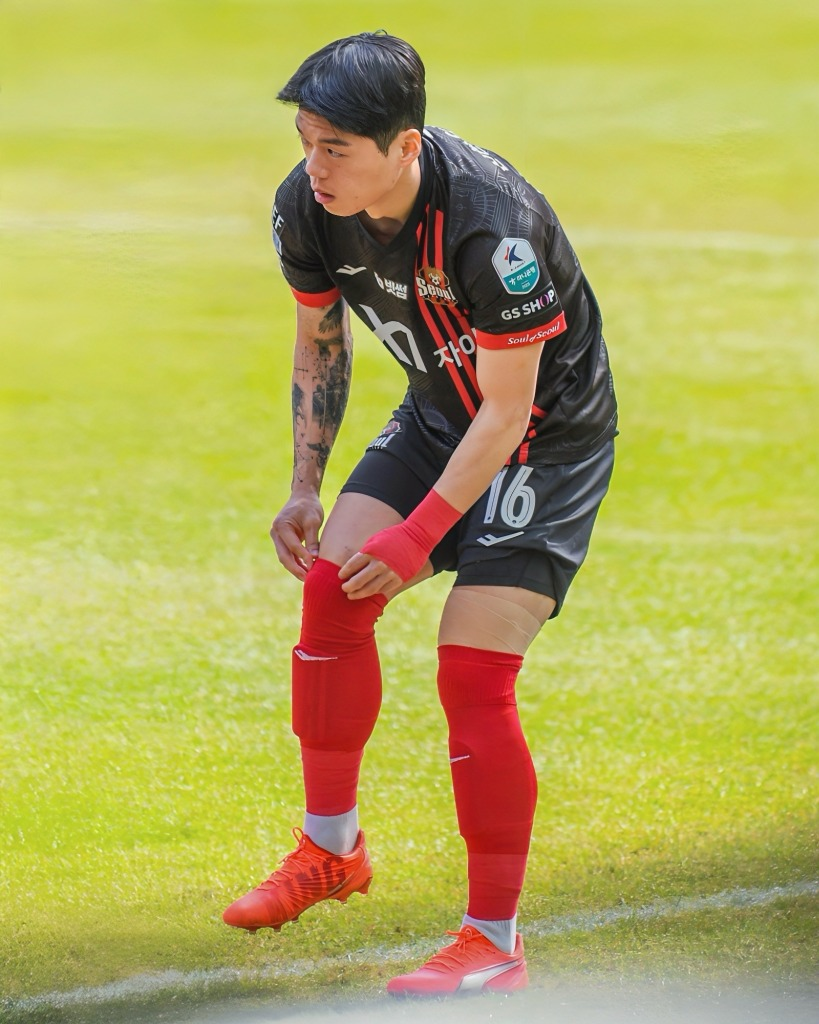
#> input picture Parte02/images/person_4.jpg, 819 x 1024 px
$ python ex3.py   (older library calls are emulated)
#> lines starting #> are read from the running program, lines starting #| are printed output that depends on the picture; after the words box and inside, x2 and y2 are one past the last pixel; in counts of white or black regions, pixels touching at a corner belong together; long printed decimals are rounded
#!/usr/bin/env python3
# Shebang line" specifies the interpreter.

# imports --------------------
import cv2
import numpy as np

def showMask(window_name, image):
    image_to_show = image.astype(np.uint8)*255
    cv2.imshow(window_name, image_to_show)

# Main function
def main(): # this is our main function
    print("SAVI exercise")

    # relative path
    image = cv2.imread("images/person_4.jpg")
#> image is the input picture: shape (1024, 819, 3); mean B, G, R 89.9, 170.3, 177.9
    # image = cv2.imread("images/person_3.jpg")
    height, width, channels = image.shape
    image = cv2.resize(image, (round(width/2), round(height/2) ))
#> image: shape (512, 410, 3)
    cv2.imshow('Original', image)
    H,W,NC = image.shape

    # --------------------------------
    # Segment green color to isolate the grass
    # --------------------------------

    # conversion to hsv color model
    hsv_image = cv2.cvtColor(image, cv2.COLOR_BGR2HSV)
#> hsv_image: shape (512, 410, 3); mean H, S, V 39.1, 125.1, 183.6

    # split of the color channels
    h, s, v = cv2.split(hsv_image)
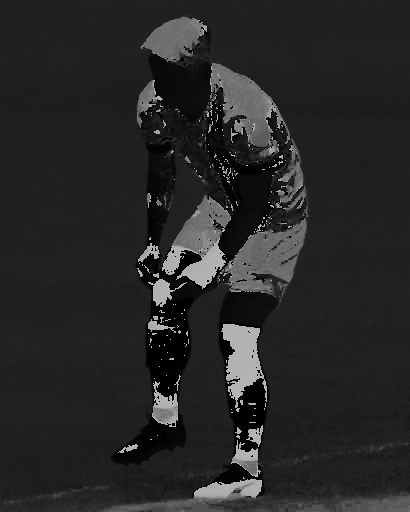
#> h: shape (512, 410); min 0, max 179, mean 39.1
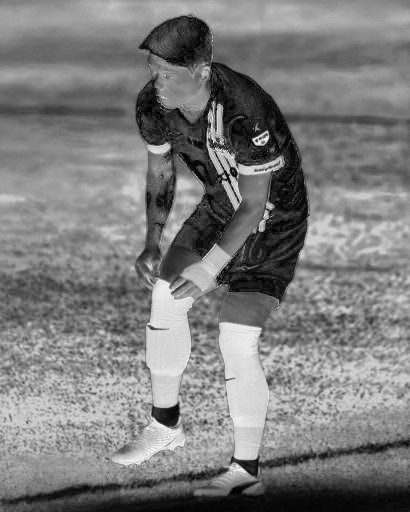
#> s: shape (512, 410); min 0, max 255, mean 125.1
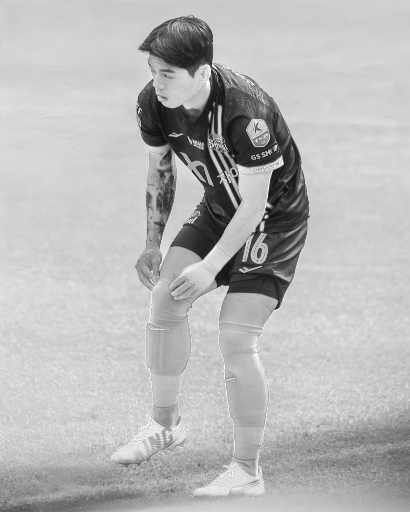
#> v: shape (512, 410); min 14, max 255, mean 183.6
    cv2.imshow('H', h)
    cv2.imshow('S', s)
    cv2.imshow('V', v)

    # get masks by imposing limits on the channels
    mask_h = np.logical_and( h >20, h <60) # assumming green color has hue 60
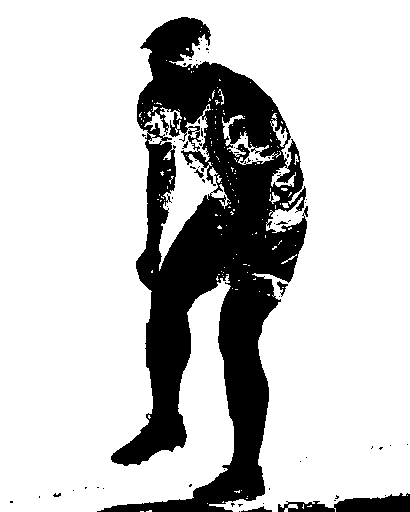
#> mask_h: shape (512, 410) bool; 77.9% white; 71 black regions (63 under 20 px), largest, box (x1, y1, x2, y2) and area: (97, 17, 308, 512) 44467, (278, 493, 410, 512) 1461, (241, 506, 272, 512) 81
    showMask('mask_h', mask_h)

    mask_s = np.logical_and( s >60, s <255)
#> mask_s: shape (512, 410) bool; 85.6% white; 96 black regions (80 under 20 px), largest, box (x1, y1, x2, y2) and area: (136, 62, 309, 303) 16793, (1, 480, 410, 512) 8357, (139, 16, 212, 67) 1951
    showMask('mask_s', mask_s)

    mask_v = np.logical_and( v >60, v <255)
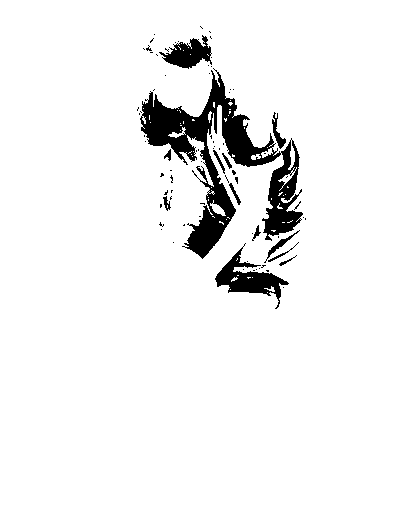
#> mask_v: shape (512, 410) bool; 94.2% white; 79 black regions (66 under 20 px), largest, box (x1, y1, x2, y2) and area: (140, 68, 303, 259) 8778, (215, 243, 289, 309) 1495, (159, 35, 212, 69) 918
    showMask('mask_v', mask_v)

    # Putting the mask alltoghether
    mask = np.logical_and(mask_h, mask_s)
#> mask: shape (512, 410) bool; 72.5% white; 36 black regions (32 under 20 px), largest, box (x1, y1, x2, y2) and area: (1, 16, 410, 512) 57057, (319, 440, 410, 460) 493, (137, 479, 167, 488) 120, (131, 481, 136, 489) 25
    mask = np.logical_and(mask, mask_v)

    showMask('mask', mask)

    # Post processing using morphological operations
    kernel = np.ones((5, 5), np.uint8)
    mask_uint8 = mask.astype(np.uint8)*255
    mask_dilated_uint8 = cv2.dilate(mask_uint8, kernel, iterations=2)
#> mask_dilated_uint8: shape (512, 410); 79.2% white; 6 black regions (5 under 20 px), largest, box (x1, y1, x2, y2) and area: (53, 21, 410, 512) 43727
    mask_dilated = (mask_dilated_uint8.astype(float)/255).astype(np.bool)

    #cv2.imshow("mask_dilated", mask_dilated_uint8)
    showMask('dilated mask', mask_dilated)

    # to get the mask of thedog we negate the mask of the grass,
    # assuming the image contains only dog and grass
    mask_dog = np.logical_not(mask_dilated)
    mask_dog = mask_dog.astype(np.uint8)*255 # convert numpy image to opencv format [0,1]
    cv2.imshow('dog mask', mask_dog)


    # Separate the mask into several components and find the largest one
    numLabels, labels, stats, centroids = cv2.connectedComponentsWithStats(mask_dog)
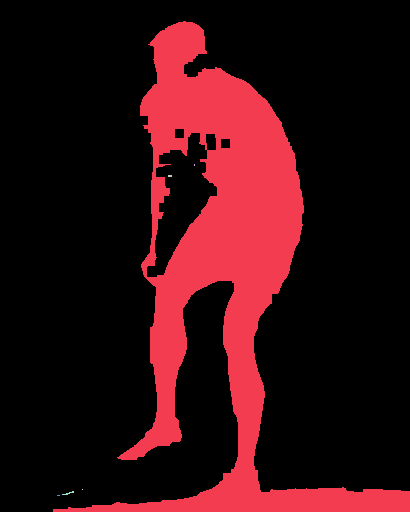
#> labels: shape (512, 410) int32; 7 distinct labels, from 0 to 6; one colour per label, 0 black
#> numLabels = 7; stats = [[0, 0, 410, 512, 166162], [53, 21, 357, 491, 43727], [194, 164, 1, 2, 2], [168, 175, 4, 2, 8], [82, 489, 1, 1, 1], [62, 491, 12, 4, 17], [57, 495, 3, 1, 3]]; centroids = [[199, 252.3], [225.5, 267.7], [194, 164.5], [169.5, 175.5], [82, 489], [68.06, 492.8], [58, 495]]
    print('numLabels = ', str(numLabels))
#| numLabels =  7

    # How to get the area of one component.
    idx_component = 2
    area_2 = stats[idx_component, cv2.CC_STAT_AREA]
#> area_2 = 2
    print('area of component 2 = ', str(area_2))
#| area of component 2 =  2

    # Lets get the largest component by area.
    largest_area = 0
    largest_area_idx = None

    # Start searching from 1 onward because 0 is the background
    for idx_component in range(1, numLabels): # iterate all components
        area_component = stats[idx_component, cv2.CC_STAT_AREA]

        if area_component > largest_area: # found a larger one
            largest_area = area_component
            largest_area_idx = idx_component
#> this loop made 6 passes
#> (area_component, largest_area) on pass 1: (43727, 43727)
#> after the loop, largest_area = 43727; largest_area_idx = 1


    print('largest_area_idx = ' , str(largest_area_idx), ' with area = ' , str(largest_area))
#| largest_area_idx =  1  with area =  43727

    # Get a mask of the largest component
    largest_mask = (labels == largest_area_idx).astype(np.uint8)*255
#> largest_mask: shape (512, 410); 20.8% white; 1 white region, box (x1, y1, x2, y2) and area: (53, 21, 410, 512) 43727

    cv2.imshow('largest_mask', largest_mask)

    # Get the bounding box of the largest object
    pts = cv2.findNonZero(largest_mask) # gest the row, col coords of all white pixels
#> pts = contour of 43727 points, box (x1, y1, x2, y2) (53, 21, 410, 512), area 40508
    x, y, width, height = cv2.boundingRect(pts)
#> x = 53; y = 21; width = 357; height = 491
    print('pts:' , str(pts))
#> (printed output is left out)
    print('x ' , str(x), 'y ' , str(y), 'w ', str(width) , 'h ', str(height))
#| x  53 y  21 w  357 h  491

    # Draw the found bounding box on the orignial image
    image_annototed = image.copy()
    cv2.rectangle(image_annototed, (x, y), (x+width, y+height), (255, 0, 0), 2)
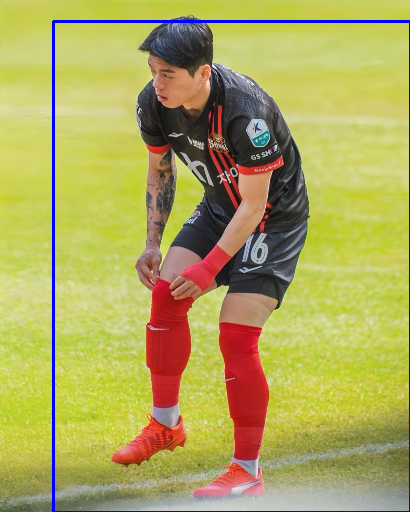
#> image_annototed: shape (512, 410, 3); mean B, G, R 92.5, 167.1, 174.9

    cv2.imshow('Image Annotated', image_annototed)


    ## ----------------------------------------
    ## Ex 3b
    ## ----------------------------------------

    # Compute some features of the objects we extract

    # Feature1: height_to_width_ratio
    h_w_ratio = height / width
#> h_w_ratio = 1.38
    print('Height to width ration = ' , str(round(h_w_ratio,2)))
#| Height to width ration =  1.38

    # Feature2: object_area_to_image_area_ratio
    # You are compute object to object bbox area ratio
    area_image = W*H # where did I get this?
    area_object = largest_area
#> area_object = 43727
    area_ratio = area_object/area_image
#> area_ratio = 0.208
    print('Area ratio = ', str(round(area_ratio,2)))
#| Area ratio =  0.21

    # Feature3: average color of the hue component in the object
    avg_h = np.mean(h) # average of the hue component
#> avg_h = 39.1
    print('avg_h for the entire image = ', str(avg_h))
#| avg_h for the entire image =  39.096

    # To get the average of only one region use masked arrays
    ma = np.ma.masked_array(h, mask=largest_mask, dtype=np.uint8)
    avg_h_object = np.mean(ma)
#> avg_h_object = 32.9
    print('avg_h_objet = ', str(avg_h_object))
#| avg_h_objet =  32.898

    # THIS IS WRONG!!!!
    # CANNOT COMPUTE AND AVERAGE OF A CIRCULAR VARIABLE


    ## ----------------------------------------
    ## Ex 3c
    ## ----------------------------------------
    # HOW TO CLASSIFY? The idea is to decide which class is in the image.
    # Lets use the only one that maes sense, the h_w_ratio

    if h_w_ratio > 1.5:
        print('Classification result: Its a person!')
    else:
        print('Classification result: Its a dog!')


    cv2.waitKey(0)

if __name__ == "__main__":
    main()

$ run again, with Parte02/images/person_3.jpg copied over Parte02/images/person_4.jpg
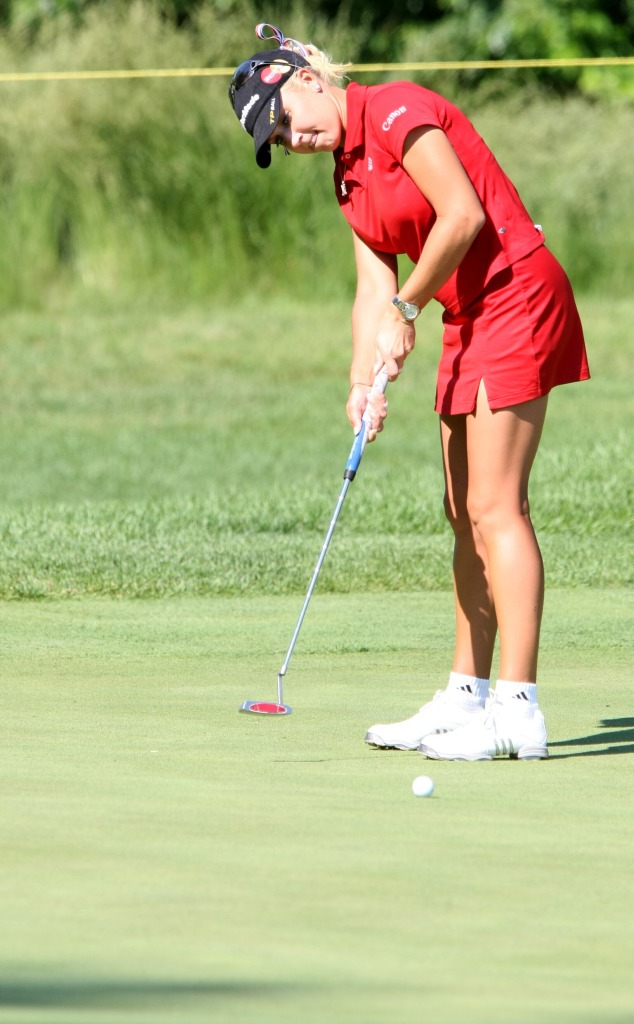
#> input picture Parte02/images/person_3.jpg, 634 x 1024 px
#> in main, image is the input picture: shape (1024, 634, 3); mean B, G, R 126.3, 179.2, 176.1
#> image: shape (512, 317, 3)
#> hsv_image: shape (512, 317, 3); mean H, S, V 44.5, 94.2, 192.9
#> mask_h: shape (512, 317) bool; 84% white; 17 black regions (9 under 20 px), largest, box (x1, y1, x2, y2) and area: (117, 11, 317, 380) 25218, (0, 492, 40, 501) 307, (120, 339, 146, 357) 152
#> mask_s: shape (512, 317) bool; 89.8% white; 477 black regions (420 under 20 px), largest, box (x1, y1, x2, y2) and area: (179, 335, 317, 382) 3081, (0, 477, 116, 507) 1703, (114, 11, 171, 84) 1581
#> mask_v: shape (512, 317) bool; 95.3% white; 409 black regions (359 under 20 px), largest, box (x1, y1, x2, y2) and area: (185, 336, 271, 377) 1309, (153, 0, 226, 17) 749, (235, 205, 255, 266) 447
#> image_to_show: shape (512, 317); 76.9% white; 354 black regions (302 under 20 px), largest, box (x1, y1, x2, y2) and area: (114, 11, 317, 382) 26974, (0, 477, 116, 507) 1813, (86, 465, 213, 489) 932
#> mask_dilated_uint8: shape (512, 317); 87.8% white; 10 black regions (6 under 20 px), largest, box (x1, y1, x2, y2) and area: (121, 23, 290, 377) 19129, (0, 490, 84, 500) 378, (178, 0, 216, 10) 239, (300, 0, 310, 7) 26
#> in main, `numLabels, labels, stats, centroids = cv2.connectedComponentsWithStats..`:
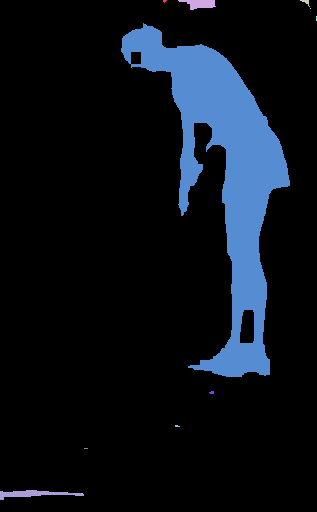
#> labels: shape (512, 317) int32; 11 distinct labels, from 0 to 10; one colour per label, 0 black
#> numLabels = 11; stats = [[0, 0, 317, 512, 142494], [163, 0, 4, 3, 8], [178, 0, 38, 10, 239], [300, 0, 10, 7, 26], [310, 8, 1, 1, 1], [316, 16, 1, 5, 5], [121, 23, 169, 354, 19129], [209, 391, 5, 3, 12], [175, 425, 5, 2, 8], [84, 448, 4, 1, 4], [0, 490, 84, 10, 378]]; centroids = [[149.4, 266.3], [164.2, 0.625], [199.4, 3.39], [305.5, 1.5], [310, 8], [316, 18], [224, 174], [211.4, 392.1], [176.6, 425.6], [85.5, 448], [33.39, 493.4]]
#| numLabels =  11
#> area_2 = 239
#| area of component 2 =  239
#> the loop in main, `for idx_component in range(1, numLabels):` made 10 passes
#> (area_component, largest_area) on passes 2, 6: (239, 239), (19129, 19129)
#> after the loop in main, `for idx_component in range(1, numLabels):`: largest_area = 19129; largest_area_idx = 6
#| largest_area_idx =  6  with area =  19129
#> largest_mask: shape (512, 317); 11.8% white; 1 white region, box (x1, y1, x2, y2) and area: (121, 23, 290, 377) 19129
#> pts = contour of 19129 points, box (x1, y1, x2, y2) (121, 23, 290, 377), area 11524
#> in main, `x, y, width, height = cv2.boundingRect(pts)`: x = 121; y = 23; width = 169; height = 354
#> (printed output is left out)
#| x  121 y  23 w  169 h  354
#> in main, `cv2.rectangle(image_annototed, (x, y), (x+width, y+height), (255, 0, 0..`:
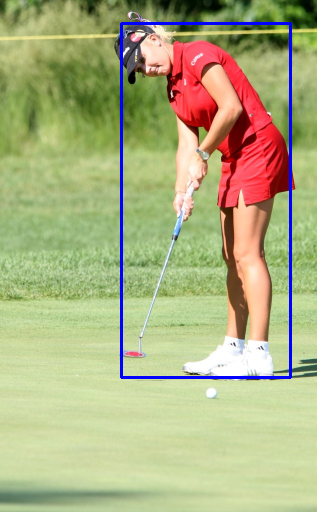
#> image_annototed: shape (512, 317, 3); mean B, G, R 129.1, 176, 173.3
#> h_w_ratio = 2.09
#| Height to width ration =  2.09
#> area_object = 19129
#> area_ratio = 0.118
#| Area ratio =  0.12
#> avg_h = 44.51
#| avg_h for the entire image =  44.509
#> avg_h_object = 40.61
#| avg_h_objet =  40.606

$ run again, with Parte02/images/person_1.jpg copied over Parte02/images/person_4.jpg
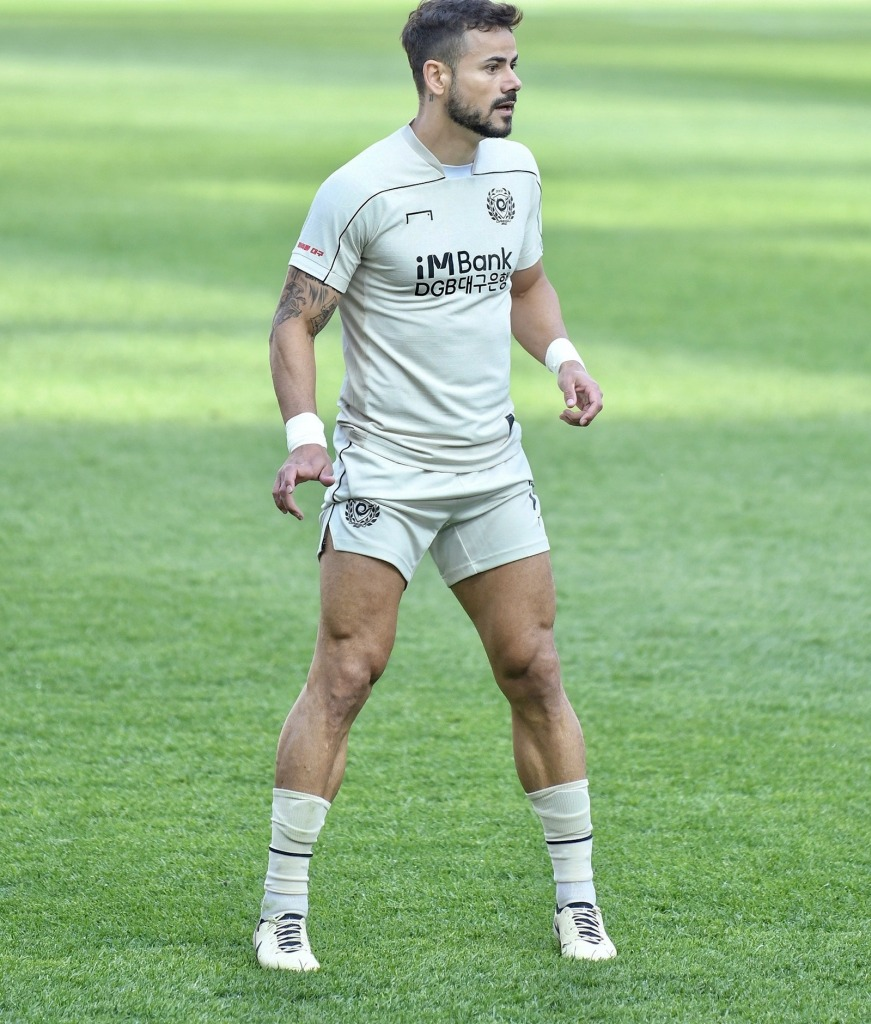
#> input picture Parte02/images/person_1.jpg, 871 x 1024 px
#> in main, image is the input picture: shape (1024, 871, 3); mean B, G, R 134.5, 184.2, 148.8
#> image: shape (512, 436, 3)
#> hsv_image: shape (512, 436, 3); mean H, S, V 54.7, 75.5, 185.8
#> mask_h: shape (512, 436) bool; 80.1% white; 245 black regions (212 under 20 px), largest, box (x1, y1, x2, y2) and area: (127, 0, 308, 483) 39765, (369, 270, 436, 345) 1855, (298, 270, 349, 298) 343
#> mask_s: shape (512, 436) bool; 78.4% white; 313 black regions (266 under 20 px), largest, box (x1, y1, x2, y2) and area: (0, 0, 436, 481) 41752, (126, 425, 160, 486) 1380, (135, 392, 166, 427) 817
#> mask_v: shape (512, 436) bool; 99.5% white; black in thin lines or dots, all inside (x1, y1, x2, y2) = (130, 5, 306, 499)
#> image_to_show: shape (512, 436); 74.1% white; 336 black regions (288 under 20 px), largest, box (x1, y1, x2, y2) and area: (0, 0, 436, 486) 53306, (355, 7, 417, 17) 377, (278, 59, 325, 71) 281
#> mask_dilated_uint8: shape (512, 436); 84.7% white; 14 black regions (7 under 20 px), largest, box (x1, y1, x2, y2) and area: (131, 0, 303, 481) 32353, (0, 21, 202, 39) 1225, (320, 275, 351, 302) 385
#> in main, `numLabels, labels, stats, centroids = cv2.connectedComponentsWithStats..`:
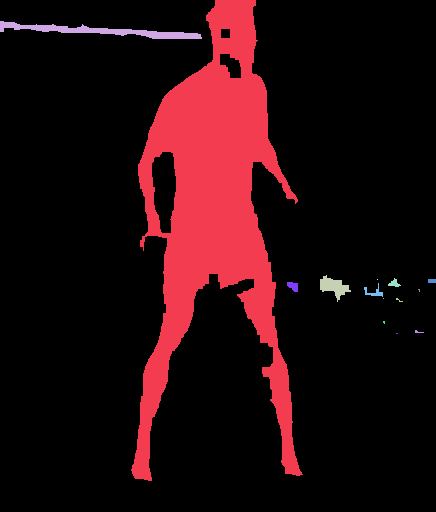
#> labels: shape (512, 436) int32; 15 distinct labels, from 0 to 14; one colour per label, 0 black
#> numLabels = 15; stats = 15 rows, first 6: [0, 0, 436, 512, 188977], [131, 0, 172, 481, 32353], [0, 21, 202, 18, 1225], [320, 275, 31, 27, 385], [377, 279, 1, 1, 1], [388, 278, 13, 9, 58]; centroids = 15 rows, first 8: [218.4, 264.7], [213.8, 209.7], [100.9, 30.67], [333.4, 286.3], [377, 279], [393.9, 283.1], [431.5, 280.5], [292.7, 285.9]
#| numLabels =  15
#> area_2 = 1225
#| area of component 2 =  1225
#> the loop in main, `for idx_component in range(1, numLabels):` made 14 passes
#> (area_component, largest_area) on pass 1: (32353, 32353)
#> after the loop in main, `for idx_component in range(1, numLabels):`: largest_area = 32353; largest_area_idx = 1
#| largest_area_idx =  1  with area =  32353
#> largest_mask: shape (512, 436); 14.5% white; 1 white region, box (x1, y1, x2, y2) and area: (131, 0, 303, 481) 32353
#> pts = contour of 32353 points, box (x1, y1, x2, y2) (131, 0, 303, 481), area 15698
#> in main, `x, y, width, height = cv2.boundingRect(pts)`: x = 131; y = 0; width = 172; height = 481
#> (printed output is left out)
#| x  131 y  0 w  172 h  481
#> in main, `cv2.rectangle(image_annototed, (x, y), (x+width, y+height), (255, 0, 0..`:
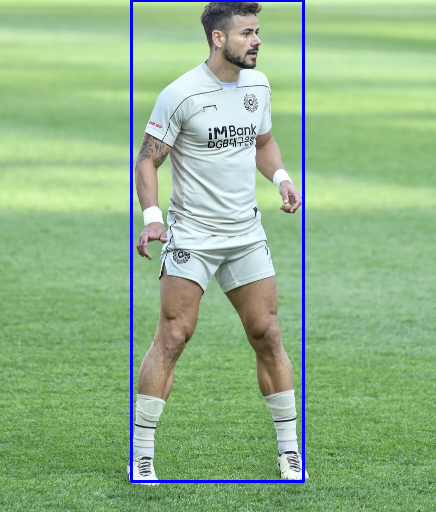
#> image_annototed: shape (512, 436, 3); mean B, G, R 136.5, 180.9, 146.2
#> h_w_ratio = 2.8
#| Height to width ration =  2.8
#> area_object = 32353
#> area_ratio = 0.145
#| Area ratio =  0.14
#> avg_h = 54.72
#| avg_h for the entire image =  54.724
#> avg_h_object = 51.96
#| avg_h_objet =  51.963
